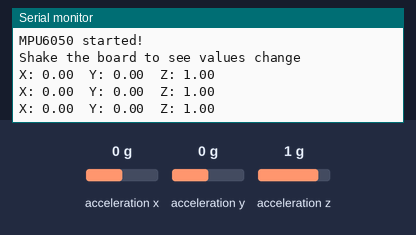
The sketch below on a simulated Arduino Uno, built with avr-gcc and run on an emulated ATmega328P. On the bench: the last lines printed to the serial monitor. Wiring (inferred from the names in the program): MPU-6050 motion sensor at I2C address 0x68. Inputs (shaded band) come from the test bench; at power-on: acceleration x 0 g, acceleration y 0 g, acceleration z 1 g.

Above: at 2.3 s.
2.4 s: acceleration x set to -1.4 g
At 3.0 s:
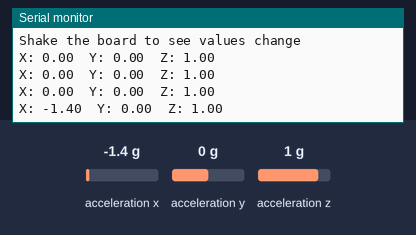
3.9 s: acceleration y set to -1.4 g
At 4.5 s:
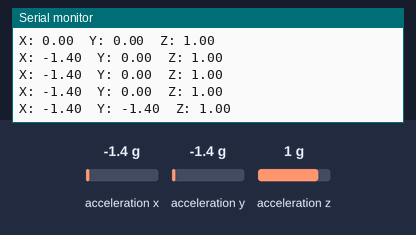
5.4 s: acceleration z set to -1.4 g
At 6.0 s:
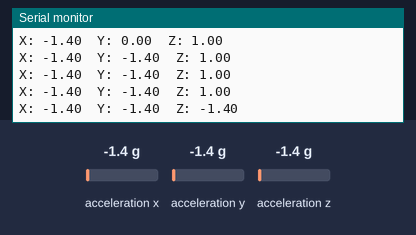

The sketch:

mpu_raw.ino
```cpp
// mpu_raw.ino
// Talks to MPU6050 directly — no library needed!
// Keep DS3231 unplugged for this test

#include <Wire.h>

#define MPU 0x68  // MPU6050 I2C address

void setup() {
  Serial.begin(9600);
  Wire.begin();
  delay(1000);

  // Wake up MPU6050 (it starts in sleep mode)
  Wire.beginTransmission(MPU);
  Wire.write(0x6B);  // PWR_MGMT_1 register
  Wire.write(0);     // set to 0 = wake up
  Wire.endTransmission(true);

  delay(100);
  Serial.println("MPU6050 started!");
  Serial.println("Shake the board to see values change");
}

void loop() {
  // Request accelerometer data
  Wire.beginTransmission(MPU);
  Wire.write(0x3B);  // starting register for accel data
  Wire.endTransmission(false);
  Wire.requestFrom(MPU, 6, true);  // request 6 bytes

  // Read raw values
  int16_t ax = Wire.read() << 8 | Wire.read();
  int16_t ay = Wire.read() << 8 | Wire.read();
  int16_t az = Wire.read() << 8 | Wire.read();

  // Convert to g (divide by 16384 for ±2g range)
  float ax_g = ax / 16384.0;
  float ay_g = ay / 16384.0;
  float az_g = az / 16384.0;

  Serial.print("X: "); Serial.print(ax_g);
  Serial.print("  Y: "); Serial.print(ay_g);
  Serial.print("  Z: "); Serial.println(az_g);

  delay(500);
}
```

Measured:
- after the input at 2.4 s, the serial monitor: prints a new line after 0.22 s (image 1)
- after the input at 3.9 s, the serial monitor: prints a new line after 0.23 s (image 2)
- after the input at 5.4 s, the serial monitor: prints a new line after 0.24 s (image 3)
